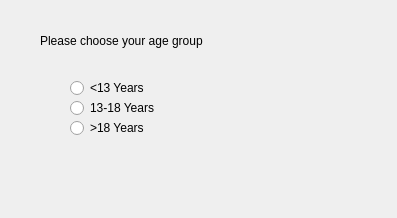
<?xml version="1.0" encoding="UTF-8"?>
<ui version="4.0">
 <class>Dialog</class>
 <widget class="QDialog" name="Dialog">
  <property name="geometry">
   <rect>
    <x>0</x>
    <y>0</y>
    <width>397</width>
    <height>218</height>
   </rect>
  </property>
  <property name="windowTitle">
   <string>Dialog</string>
  </property>
  <widget class="QLabel" name="Title">
   <property name="geometry">
    <rect>
     <x>40</x>
     <y>30</y>
     <width>271</width>
     <height>21</height>
    </rect>
   </property>
   <property name="text">
    <string>Please choose your age group</string>
   </property>
  </widget>
  <widget class="QLabel" name="Result">
   <property name="geometry">
    <rect>
     <x>80</x>
     <y>160</y>
     <width>211</width>
     <height>31</height>
    </rect>
   </property>
   <property name="text">
    <string/>
   </property>
  </widget>
  <widget class="QRadioButton" name="kid">
   <property name="geometry">
    <rect>
     <x>70</x>
     <y>80</y>
     <width>211</width>
     <height>16</height>
    </rect>
   </property>
   <property name="text">
    <string>&lt;13 Years </string>
   </property>
  </widget>
  <widget class="QRadioButton" name="adult">
   <property name="geometry">
    <rect>
     <x>70</x>
     <y>120</y>
     <width>211</width>
     <height>16</height>
    </rect>
   </property>
   <property name="text">
    <string>&gt;18 Years</string>
   </property>
  </widget>
  <widget class="QRadioButton" name="teenager">
   <property name="geometry">
    <rect>
     <x>70</x>
     <y>100</y>
     <width>211</width>
     <height>16</height>
    </rect>
   </property>
   <property name="text">
    <string>13-18 Years</string>
   </property>
  </widget>
 </widget>
 <resources/>
 <connections/>
</ui>
